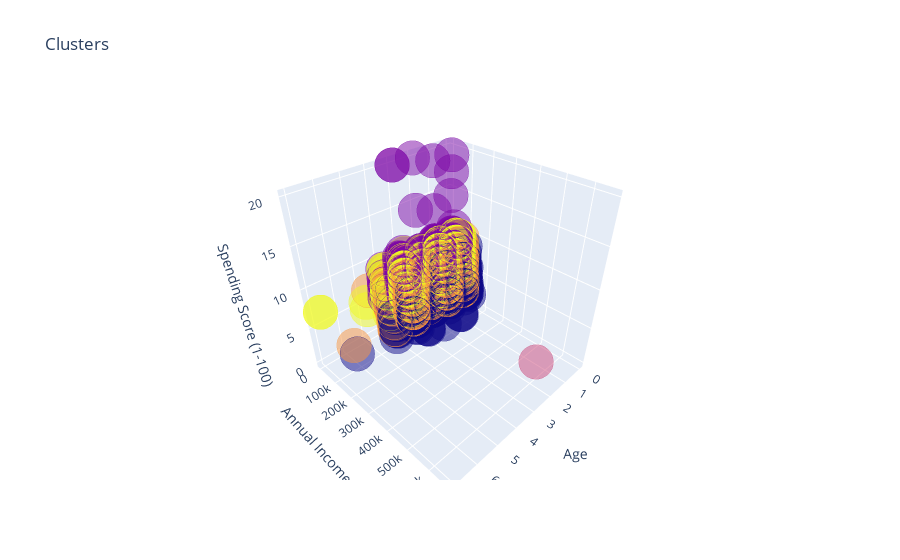

Write notebook code for a chart like this one.
### Code cell
df2['labels'] = labels

trace = go.Scatter3d(
                    x = df2['Marital_Status'],
                    y = df2['Income'],
                    z = df2['NumWebVisitsMonth'],
                    mode = 'markers',
                    marker=dict(color=df2['labels'], size = 12, line=dict(color=df2['labels'], width=800), opacity=0.5, )
                    )
    
data = [trace]
layout = go.Layout(
                    title='Clusters',
                    scene= dict(
                                xaxis = dict(title = 'Age'),
                                yaxis = dict(title = 'Annual Income (k$)'),
                                zaxis = dict(title = 'Spending Score (1-100)'))
                                )

fig = go.Figure(data=data, layout=layout)
py.offline.iplot(fig)
plt.show()

### Figure 1 — Plotly figure (JSON) as saved in the notebook; plotly's stock layout.template omitted (floating-point values rounded to 4 significant figures; data arrays with more than 128 entries replaced by an {"elided": "..."} marker saying what was removed)
{"data": [{"marker": {"color": {"elided": "2216 int values"}, "line": {"color": {"elided": "2216 int values"}, "width": 800}, "opacity": 0.5, "size": 12}, "mode": "markers", "type": "scatter3d", "x": {"elided": "2216 int values"}, "y": {"elided": "2216 int values"}, "z": {"elided": "2216 int values"}}], "layout": {"scene": {"xaxis": {"title": {"text": "Age"}}, "yaxis": {"title": {"text": "Annual Income (k$)"}}, "zaxis": {"title": {"text": "Spending Score (1-100)"}}}, "title": {"text": "Clusters"}}}
